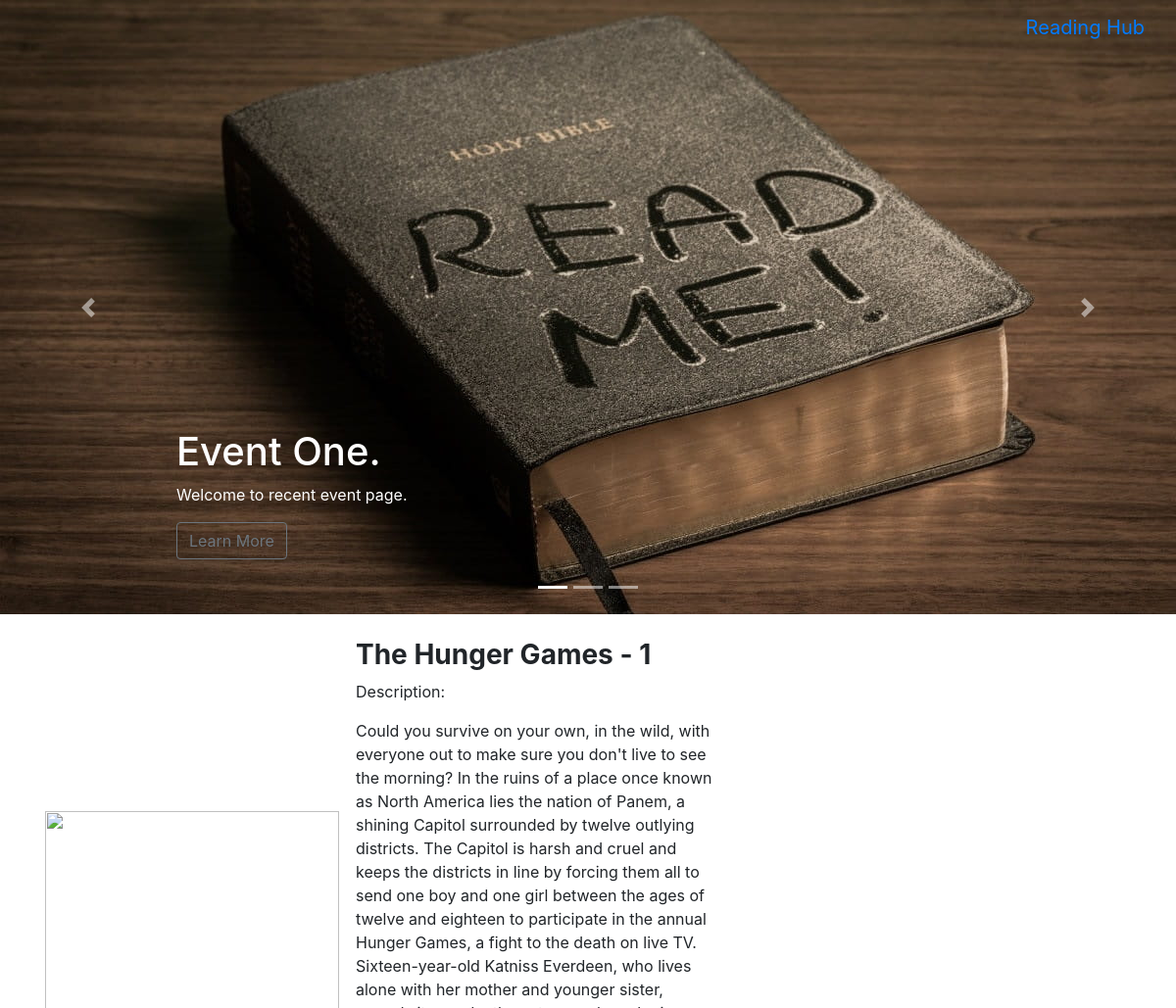
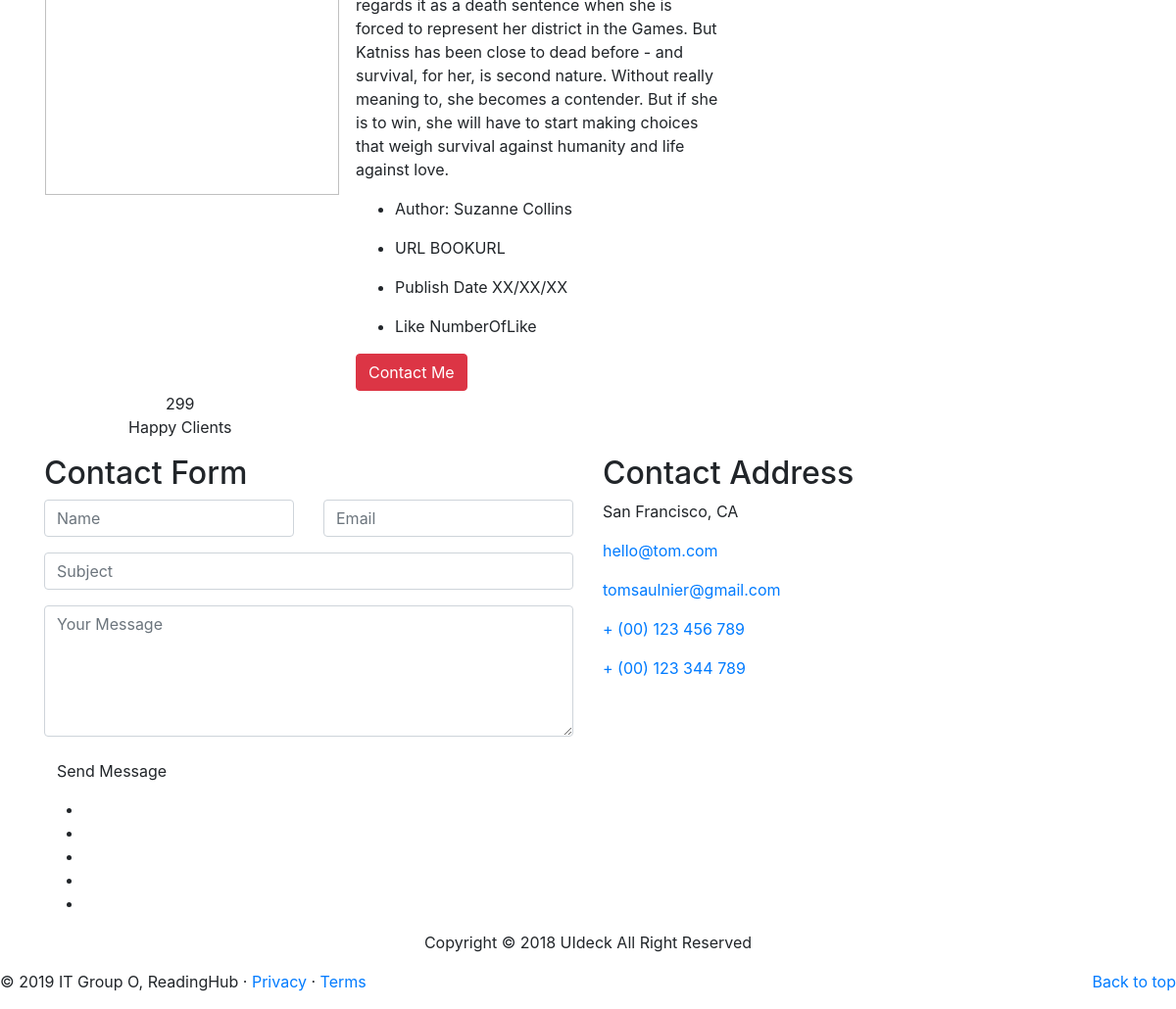
Screenshot of /readinghub/category/fiction/the-hunger-games-1/ with the database file from the repository (2 pictures, top to bottom).
### readinghub/models.py (models this page shows, shortened)
class Book(models.Model):
    category = models.ForeignKey(Category, on_delete=models.CASCADE)
    title = models.CharField(max_length=128)
    author = models.CharField(max_length=128)
    url = models.URLField()
    description = models.TextField(blank=True)
    likes = models.IntegerField(default=0)
    image = models.ImageField(default='lion.jpg', upload_to='book_images', blank=True)
    slug = models.SlugField(unique=True)
    class Meta:
        verbose_name_plural = 'Books'

### readinghub/views.py (the view)
# urls.py: url(r'^category/(?P<category_name_slug>[\w\-]+)/(?P<book_name_slug>[\w\-]+)/$', views.show_book, name='show_book'),
def show_book(request, category_name_slug, book_name_slug):
    context_dict = {}
    try:
        category = Category.objects.get(slug=category_name_slug)
        book = Book.objects.get(slug=book_name_slug)
        context_dict['book'] = book
        context_dict['category'] = category
        context_dict['category_name_slug'] = category_name_slug
        context_dict['book_name_slug'] = book_name_slug
    except Category.DoesNotExist or Book.DoesNotExist:
        context_dict['category'] = None
        context_dict['book'] = None
        context_dict['category_name_slug'] = None
        context_dict['book_name_slug'] = None
    return render(request,'readinghub/show_book.html', context_dict)

### templates/readinghub/show_book.html (shortened to what this page needs)
{% extends 'readinghub/base.html' %}
{% load staticfiles %}
{% block body_block %}
     <table>
    <tr>
    <td>
     <div class="img-thumb wow fadeInLeft" data-wow-delay="0.3s"> <img src="{{ MEDIA_URL }}lion.jpg" width="300" height="400" alt=""> </div>
    </td>
    <td>
    <section id="about" class="section-padding">
      <div class="container">
        <div class="row">
          <div class="col-lg-6 col-md-6 col-sm-12 col-xs-12">
              <div class="profile-wrapper wow fadeInRight" data-wow-delay="0.3s"><br/>
            <h3><strong>{{ book.title }}</strong></h3>
                <p>Description:</p>
              <p>{{ book.description }}</p>
              <div class="about-profile">
                <ul class="">
                    <li><span class="pro-title"> Author: </span> <span class="pro-detail">{{ book.author }}</span></li>
                </ul>
                  <ul class="admin-profile">
                  <li><span class="pro-title"> URL </span> <span class="pro-detail">BOOKURL</span></li>
                  </ul>
                  <ul class="admin-profile">
                  <li><span class="pro-title"> Publish Date </span> <span class="pro-detail">XX/XX/XX</span></li>
                  </ul>
                  <ul class="admin-profile">
                  <li><span class="pro-title"> Like </span> <span class="pro-detail">NumberOfLike</span>
                </ul>
              </div>
              <a href="#" class="btn btn-danger"> Contact Me</a>
            </div>
          </div>
        </div>
      </div>
    </section>
    </td>
    </tr>
    </table>
          <div class="col-md-3 col-sm-6 work-counter-widget text-center">
            <div class="counter wow fadeInDown" data-wow-delay="1.2s">
              <div class="counterUp">299</div>
              <p>Happy Clients</p>
            </div>
          </div>
        </div>
    <section id="contact" class="section-padding">
      <div class="contact-form">
        <div class="container">
          <div class="row contact-form-area wow fadeInUp" data-wow-delay="0.4s">
            <div class="col-md-6 col-lg-6 col-sm-12">
              <div class="contact-block">
                <h2>Contact Form</h2>
                <form id="contactForm">
                  <div class="row">
                    <div class="col-md-6">
                      <div class="form-group">
                        <input type="text" class="form-control" id="name" name="name" placeholder="Name" required data-error="Please enter your name">
                      </div>
                    </div>
                    <div class="col-md-6">
                      <div class="form-group">
                        <input type="text" placeholder="Email" id="email" class="form-control" name="email" required data-error="Please enter your email">
                      </div>
                    </div>
                     <div class="col-md-12">
                      <div class="form-group">
                        <input type="text" placeholder="Subject" id="msg_subject" class="form-control" required data-error="Please enter your subject">
                      </div>
                    </div>
                    <div class="col-md-12">
                      <div class="form-group">
                        <textarea class="form-control" id="message" placeholder="Your Message" rows="5" data-error="Write your message" required></textarea>
                      </div>
                      <div class="submit-button">
                        <button class="btn btn-common" id="submit" type="submit">Send Message</button>
                      </div>
                    </div>
                  </div>
                </form>
              </div>
            </div>
            <div class="col-md-6 col-lg-6 col-sm-12">
              <div class="footer-right-area wow fadeIn">
                <h2>Contact Address</h2>
                <div class="footer-right-contact">
                  <div class="single-contact">
                    <p>San Francisco, CA</p>
                  </div>
                  <div class="single-contact">
                    <p><a href="mailto:hello@tom.com">hello@tom.com</a></p>
                    <p><a href="mailto:tomsaulnier@gmail.com">tomsaulnier@gmail.com</a></p>
                  </div>
                  <div class="single-contact">
                    <p><a href="#">+ (00) 123 456 789</a></p>
                    <p><a href="#">+ (00) 123 344 789</a></p>
                  </div>
                </div>
              </div>
            </div>
          </div>
        </div>
      </div>
    </section>
    <footer class="footer-area section-padding">
      <div class="container">
        <div class="row">
          <div class="col-md-12">
            <div class="footer-text text-center wow fadeInDown" data-wow-delay="0.3s">
              <ul class="social-icon">
                <li>
                </li>
                <li>
                </li>
                <li>
                </li>
                <li>
                </li>
                <li>
                </li>
              </ul>
              <p>Copyright © 2018 UIdeck All Right Reserved</p>
            </div>
          </div>
        </div>
      </div>
    </footer>
    <link rel =“stylesheet”href=“{％static'js/jquery-min.js'％}”>
    <link rel =“stylesheet”href=“{％static'js/popper.min.js'％}”>
   <link rel =“stylesheet”href=“{％static'js/bootstrap.min.js'％}”>
    <link rel =“stylesheet”href=“{％static'js/jquery.mixitup.js'％}”>
    <link rel =“stylesheet”href=“{％static'js/jquery.counterup.min.js'％}”>
    <link rel =“stylesheet”href=“{％static'js/waypoints.min.js'％}”>
    <link rel =“stylesheet”href=“{％static'js/wow.js'％}”>
     <link rel =“stylesheet”href=“{％static'js/jquery.nav.js'％}”>
    <link rel =“stylesheet”href=“{％static'js/jquery.easing.min.js'％}”>
   <link rel =“stylesheet”href=“{％static'js/nivo-lightbox.js'％}”>
    <link rel =“stylesheet”href=“{％static'js/jquery.slicknav.js'％}”>
    <link rel =“stylesheet”href=“{％static'js/main.js'％}”>
    <link rel =“stylesheet”href=“{％static'js/form-validator.min.js'％}”>
    <link rel =“stylesheet”href=“{％static'js/contact-form-script.min.js'％}”>
   <link rel =“stylesheet”href=“{％static'js/map.js'％}”>
{% endblock %}

### rows the page displays
Book: title "The Hunger Games - 1", description "Could you survive on your own, in the wild, with everyone out to make sure you don't live to see the morning? In the ruins of a place once known as North America lies the nation of Panem, a shining Capitol surrounded by twelve outlying districts. The Capitol is harsh and cruel and keeps the districts in line by forcing them all to send one boy and one girl between the ages of twelve and eighteen to participate in the annual Hunger Games, a fight to the death on live TV. Sixteen-year-old Katniss Everdeen, who lives alone with her mother and younger sister, regards it as a death sentence when she is forced to represent her district in the Games. But Katniss has been close to dead before - and…", author "Suzanne Collins"
